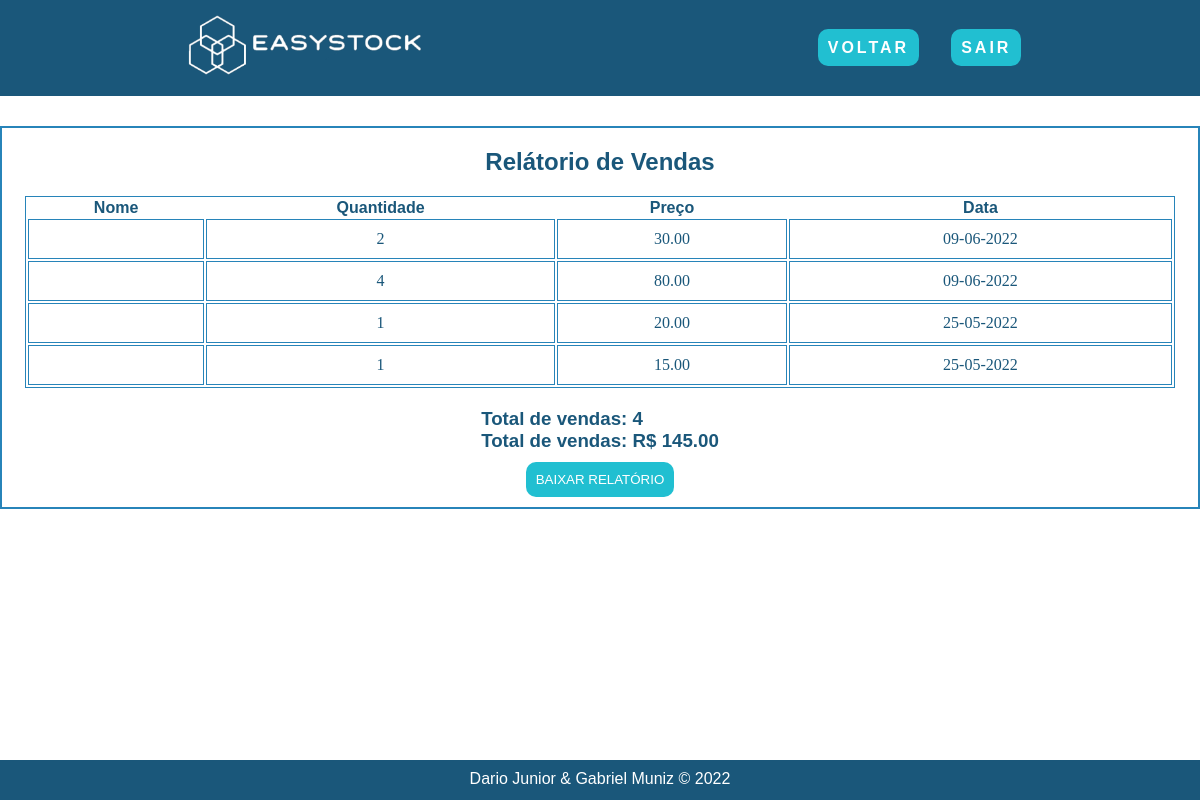
/pages/relatorio/relatorio.php (signed in), run on the app's committed database.
### tables this page shows
CREATE TABLE IF NOT EXISTS `vendas`(
    `id_venda` int(2) NOT NULL AUTO_INCREMENT,
    `id_clientes` int(2) NOT NULL,
    `id_produto` int(2) NOT NULL,
    `preco` DECIMAL(10, 2) NOT NULL,
    `quantidade` int NOT NULL,
    `dataVenda` date,
    PRIMARY KEY (`id_venda`),
    FOREIGN KEY (`id_clientes`) REFERENCES `clientes`(`id`),
    FOREIGN KEY (`id_produto`) REFERENCES `produtos`(`id_produto`)
);

### pages/relatorio/relatorio.php (the view, shortened to what this page needs)
<?php
include_once '../../connection/config.php';
$sql = "SELECT * FROM vendas WHERE id_clientes = '" . $_SESSION["id_usuario"] . "'";
$query_relatorio = "SELECT COUNT(id_venda) AS qnt_vendas, SUM(preco) AS total_vendas FROM vendas WHERE id_clientes = '" . $_SESSION["id_usuario"] . "'";
$result = $con->query($sql);
function invdata($dataVenda)
{
    $parte = explode("-", $dataVenda);
    return ($parte[2] . "-" . $parte[1] . "-" . $parte[0]);
}
?>
<!DOCTYPE html>
<html lang="pt-br">
<head>
    <link rel="stylesheet" href="relatorio.css">
</head>
<body>
    <header>
        <nav class="menu">
            <div class="logo">
                <img src="../../src/img/logo.png" alt="">
            </div>
            <ul class="nav-list">
                <li><a href="../sistema/sistema-cliente.php" id="btn-voltar">Voltar</a></li>
                <li><a href="../login/login.php" id="btn-sair">Sair</a></li>
            </ul>
        </nav>
    </header>
    <main>
        <section class="sistema">
            <div class="sistema-box">
                <div class="sistema-container">
                    <h2>Relátorio de Vendas</h2>
                    <div class="table-container">
                        <table class="table">
                            <thead>
                                <tr>
                                    <th scope="col">Nome</th>
                                    <th scope="col">Quantidade</th>
                                    <th scope="col">Preço</th>
                                    <th scope="col">Data</th>
                                </tr>
                            </thead>
                            <tbody>
                                <?php
                                while ($row = mysqli_fetch_assoc($result)) {
                                    echo "<tr>";
                                    echo "<td>" . $row["nome"] . "</td>";
                                    echo "<td>" . $row["quantidade"] . "</td>";
                                    echo "<td>" . $row["preco"] . "</td>";
                                    echo "<td>" . invdata($row["dataVenda"]) . "</td>";
                                    echo "</tr>";
                                }
                                ?>
                            </tbody>
                        </table>
                    </div>
                    <div class="total-container">
                        <?php
                        $result_relatorio = $con->query($query_relatorio);
                        $row_relatorio = mysqli_fetch_assoc($result_relatorio);
                        ?>
                        <h3>Total de vendas: <?php echo $row_relatorio["qnt_vendas"]; ?></h3>
                        <h3>Total de vendas: R$ <?php echo $row_relatorio["total_vendas"]; ?></h3>
                    </div>
                    <button><a class="btn_relatorio" href="gerarPdf.php" target="_blank">Baixar relatório</a></button>
                </div>
            </div>
        </section>
    </main>
    <footer id="footer">
        <p class="copyright"> Dario Junior & Gabriel Muniz &copy; 2022 </p>
    </footer>
</body>
</html>

### pages/relatorio/relatorio.css (style rules this page uses)
:root { --main-bg: #1A577A; --second-bg: #0C2A3B; --blue: #2784B9; --light-blue: #21BFD1; --white: #fff; --black: #000; --orange: #FF5C00; --red: #E00C0C; }
* { padding: 0; margin: 0; box-sizing: border-box; scroll-behavior: smooth; font-family: sans-serif; }
li { list-style: none; }
a { text-decoration: none; }
.logo { font-size: 24px; text-transform: uppercase; letter-spacing: 4px; }
.menu { background-color: var(--main-bg); display: flex; justify-content: space-around; align-items: center; font-family: sans-serif; height: 12vh; margin-bottom: 20px; }
.logo img { width: 250px; }
.nav-list { list-style: none; display: flex; }
.nav-list li { letter-spacing: 3px; margin-left: 32px; }
.nav-list a { color: var(--white); font-weight: bold; text-transform: uppercase; }
#btn-sair { color: var(--white); background-color: var(--light-blue); border-radius: 10px; padding: 10px; text-transform: uppercase; transform: all 0.3s ease-in-out; }
#btn-voltar { color: var(--white); background-color: var(--light-blue); border-radius: 10px; padding: 10px; text-transform: uppercase; transform: all 0.3s ease-in-out; }
.sistema { display: flex; justify-content: space-around; width: 940px; margin: 0 auto; color: var(--main-bg); align-items: center; font-family: cursive; }
.sistema-box { display: flex; flex-direction: column; align-items: center; width: 940px; padding: 10px; }
.sistema-container { display: flex; flex-direction: column; align-items: center; border: 2px solid var(--blue); width: 1200px; padding: 20px; }
.table-container { display: flex; justify-content: center; align-items: center; margin-top: 20px; }
.table { border: 1px solid var(--blue); width: 1150px; text-align: center; margin-bottom: 20px; }
.table td { font-family: cursive; border: 1px solid var(--blue); padding: 10px; }
.total-container { display: flex; flex-direction: column; margin-bottom: 20px; }
.btn_relatorio { color: var(--white); background-color: var(--light-blue); border-radius: 10px; padding: 10px; text-transform: uppercase; transform: all 0.3s ease-in-out; }
button { border: none; }
footer { position: absolute; bottom: 0; background: var(--main-bg); width: 100%; height: 40px; }
.copyright { padding: 10px; text-align: center; color: var(--white); }

### data on the page
vendas: quantidade "2", preco "30.00", dataVenda "09-06-2022"
vendas: quantidade "4", preco "80.00", dataVenda "09-06-2022"
vendas: quantidade "1", preco "20.00", dataVenda "25-05-2022"
vendas: quantidade "1", preco "15.00", dataVenda "25-05-2022"

### other printed values
$row_relatorio["qnt_vendas"] "4"
$row_relatorio["total_vendas"] "145.00"
